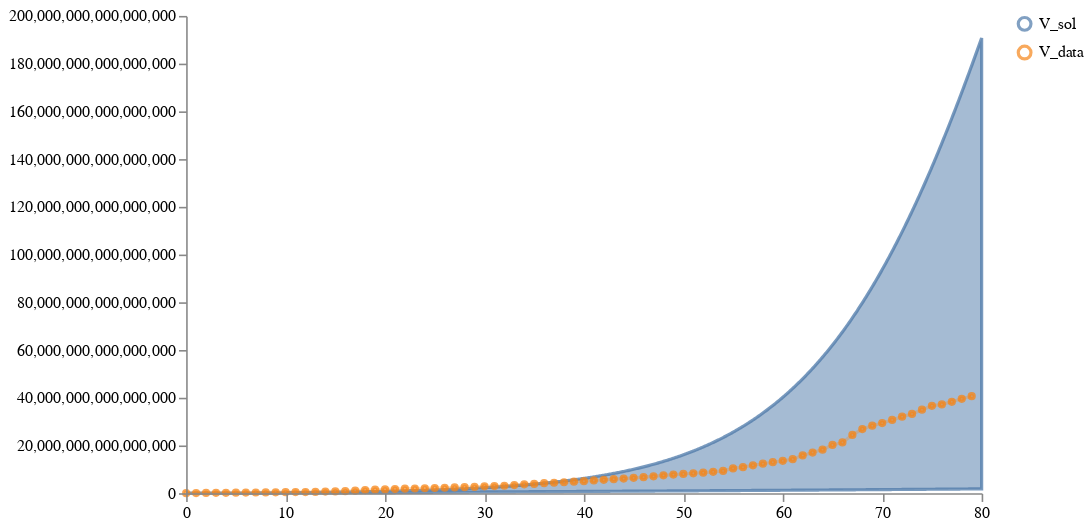

The cell this chart's notebook holds for it:
### Markdown cell above
### Plot prior viral load against measured viral load

### Code cell
num_samples = 10
start_time = 0
end_time = 80 #226 # between 10/02/2020 and 01/25/2021
num_timepoints = (end_time-start_time)*10 + 1

timepoints = list(get_tspan(start_time, end_time, num_timepoints).detach().numpy())

prior_samples = load_and_sample_petri_model(SEIV, num_samples, timepoints=timepoints, method="dopri5",
                                            visual_options={"title": "3_base", "subset":["I_sol", "E_sol", "V_sol"]}, 
                                            time_unit="days")
#display(prior_samples)

schema = plots.trajectories(pd.DataFrame(prior_samples["data"]), subset="V_sol",
                            points=ww_data_train.reset_index(drop=True).rename(columns={"V":"V_data"}))
schema = plots.pad(schema, 5)
plots.ipy_display(schema)

### Figure 1 — Vega specification as saved in the notebook (floating-point values rounded to 4 significant figures; data arrays with more than 128 entries replaced by an {"elided": "..."} marker saying what was removed)
{"$schema": "https://vega.github.io/schema/vega/v5.json", "axes": [{"name": "x_axis", "orient": "bottom", "scale": "xscale", "zindex": 100}, {"name": "y_axis", "orient": "left", "scale": "yscale", "zindex": 100}], "data": [{"name": "distributions", "values": {"elided": "801 records"}}, {"name": "traces", "transform": [{"expr": "isValid(datum.value)", "type": "filter"}], "values": []}, {"name": "points", "values": [{"sample_id": 0, "timepoint": 0, "trajectory": "V_data", "value": 34250000000000.0}, {"sample_id": 0, "timepoint": 1, "trajectory": "V_data", "value": 74830000000000.0}, {"sample_id": 0, "timepoint": 2, "trajectory": "V_data", "value": 110800000000000.0}, {"sample_id": 0, "timepoint": 3, "trajectory": "V_data", "value": 145500000000000.0}, {"sample_id": 0, "timepoint": 4, "trajectory": "V_data", "value": 178900000000000.0}, {"sample_id": 0, "timepoint": 5, "trajectory": "V_data", "value": 212605525246655}, {"sample_id": 0, "timepoint": 6, "trajectory": "V_data", "value": 251900000000000.0}, {"sample_id": 0, "timepoint": 7, "trajectory": "V_data", "value": 297300000000000.0}, {"sample_id": 0, "timepoint": 8, "trajectory": "V_data", "value": 342400000000000.0}, {"sample_id": 0, "timepoint": 9, "trajectory": "V_data", "value": 384100000000000.0}, {"sample_id": 0, "timepoint": 10, "trajectory": "V_data", "value": 424100000000000.0}, {"sample_id": 0, "timepoint": 11, "trajectory": "V_data", "value": 461900000000000.0}, {"sample_id": 0, "timepoint": 12, "trajectory": "V_data", "value": 498300000000000.0}, {"sample_id": 0, "timepoint": 13, "trajectory": "V_data", "value": 548200000000000.0}, {"sample_id": 0, "timepoint": 14, "trajectory": "V_data", "value": 675643977072622}, {"sample_id": 0, "timepoint": 15, "trajectory": "V_data", "value": 751600000000000.0}, {"sample_id": 0, "timepoint": 16, "trajectory": "V_data", "value": 829899121500651}, {"sample_id": 0, "timepoint": 17, "trajectory": "V_data", "value": 1046000000000000.0}, {"sample_id": 0, "timepoint": 18, "trajectory": "V_data", "value": 1295875135538839}, {"sample_id": 0, "timepoint": 19, "trajectory": "V_data", "value": 1461000000000000.0}, {"sample_id": 0, "timepoint": 20, "trajectory": "V_data", "value": 1592292378295384}, {"sample_id": 0, "timepoint": 21, "trajectory": "V_data", "value": 1741000000000000.0}, {"sample_id": 0, "timepoint": 22, "trajectory": "V_data", "value": 1882566054918674}, {"sample_id": 0, "timepoint": 23, "trajectory": "V_data", "value": 1972000000000000.0}, {"sample_id": 0, "timepoint": 24, "trajectory": "V_data", "value": 2071441710342036}, {"sample_id": 0, "timepoint": 25, "trajectory": "V_data", "value": 2190000000000000.0}, {"sample_id": 0, "timepoint": 26, "trajectory": "V_data", "value": 2284263053733268}, {"sample_id": 0, "timepoint": 27, "trajectory": "V_data", "value": 2401528070828421}, {"sample_id": 0, "timepoint": 28, "trajectory": "V_data", "value": 2539043189426808}, {"sample_id": 0, "timepoint": 29, "trajectory": "V_data", "value": 2623445134633728}, {"sample_id": 0, "timepoint": 30, "trajectory": "V_data", "value": 2868773959451638}, {"sample_id": 0, "timepoint": 31, "trajectory": "V_data", "value": 2991191174214979}, {"sample_id": 0, "timepoint": 32, "trajectory": "V_data", "value": 3129000000000000.0}, {"sample_id": 0, "timepoint": 33, "trajectory": "V_data", "value": 3403912214913465}, {"sample_id": 0, "timepoint": 34, "trajectory": "V_data", "value": 3718000000000000.0}, {"sample_id": 0, "timepoint": 35, "trajectory": "V_data", "value": 3894000000000000.0}, {"sample_id": 0, "timepoint": 36, "trajectory": "V_data", "value": 4190012056978476}, {"sample_id": 0, "timepoint": 37, "trajectory": "V_data", "value": 4379000000000000.0}, {"sample_id": 0, "timepoint": 38, "trajectory": "V_data", "value": 4584996690364133}, {"sample_id": 0, "timepoint": 39, "trajectory": "V_data", "value": 4842715961786298}, {"sample_id": 0, "timepoint": 40, "trajectory": "V_data", "value": 5057017833310725}, {"sample_id": 0, "timepoint": 41, "trajectory": "V_data", "value": 5334255093252734}, {"sample_id": 0, "timepoint": 42, "trajectory": "V_data", "value": 5613459509330455}, {"sample_id": 0, "timepoint": 43, "trajectory": "V_data", "value": 5900675119579128}, {"sample_id": 0, "timepoint": 44, "trajectory": "V_data", "value": 6137835221456338}, {"sample_id": 0, "timepoint": 45, "trajectory": "V_data", "value": 6455786439569586}, {"sample_id": 0, "timepoint": 46, "trajectory": "V_data", "value": 6737865202057693}, {"sample_id": 0, "timepoint": 47, "trajectory": "V_data", "value": 7082040828667748}, {"sample_id": 0, "timepoint": 48, "trajectory": "V_data", "value": 7473588619526592}, {"sample_id": 0, "timepoint": 49, "trajectory": "V_data", "value": 7802169943421971}, {"sample_id": 0, "timepoint": 50, "trajectory": "V_data", "value": 8064264769284555}, {"sample_id": 0, "timepoint": 51, "trajectory": "V_data", "value": 8350528001810362}, {"sample_id": 0, "timepoint": 52, "trajectory": "V_data", "value": 8620926151000598}, {"sample_id": 0, "timepoint": 53, "trajectory": "V_data", "value": 8967823176668702}, {"sample_id": 0, "timepoint": 54, "trajectory": "V_data", "value": 9347385175287846}, {"sample_id": 0, "timepoint": 55, "trajectory": "V_data", "value": 10400775744728212}, {"sample_id": 0, "timepoint": 56, "trajectory": "V_data", "value": 10924150605249734}, {"sample_id": 0, "timepoint": 57, "trajectory": "V_data", "value": 11705167142508414}, {"sample_id": 0, "timepoint": 58, "trajectory": "V_data", "value": 12359300512467032}, {"sample_id": 0, "timepoint": 59, "trajectory": "V_data", "value": 12986780639190464}, {"sample_id": 0, "timepoint": 60, "trajectory": "V_data", "value": 13550907207646232}, {"sample_id": 0, "timepoint": 61, "trajectory": "V_data", "value": 14248041314600788}, {"sample_id": 0, "timepoint": 62, "trajectory": "V_data", "value": 15848276614633882}, {"sample_id": 0, "timepoint": 63, "trajectory": "V_data", "value": 17038987764329418}, {"sample_id": 0, "timepoint": 64, "trajectory": "V_data", "value": 18260590802877810}, {"sample_id": 0, "timepoint": 65, "trajectory": "V_data", "value": 20209504393071680}, {"sample_id": 0, "timepoint": 66, "trajectory": "V_data", "value": 21264574070527824}, {"sample_id": 0, "timepoint": 67, "trajectory": "V_data", "value": 24405223143174390}, {"sample_id": 0, "timepoint": 68, "trajectory": "V_data", "value": 26892652544175644}, {"sample_id": 0, "timepoint": 69, "trajectory": "V_data", "value": 28282864516791200}, {"sample_id": 0, "timepoint": 70, "trajectory": "V_data", "value": 29394041033392708}, {"sample_id": 0, "timepoint": 71, "trajectory": "V_data", "value": 30685003617018490}, {"sample_id": 0, "timepoint": 72, "trajectory": "V_data", "value": 32085327926567616}, {"sample_id": 0, "timepoint": 73, "trajectory": "V_data", "value": 33217196172771584}, {"sample_id": 0, "timepoint": 74, "trajectory": "V_data", "value": 34991952115553804}, {"sample_id": 0, "timepoint": 75, "trajectory": "V_data", "value": 36597766934503620}, {"sample_id": 0, "timepoint": 76, "trajectory": "V_data", "value": 37222723829582630}, {"sample_id": 0, "timepoint": 77, "trajectory": "V_data", "value": 38307418298165540}, {"sample_id": 0, "timepoint": 78, "trajectory": "V_data", "value": 39548322728633350}, {"sample_id": 0, "timepoint": 79, "trajectory": "V_data", "value": 40640493939989390}]}, {"name": "markers", "values": []}, {"name": "selected", "on": [{"remove": true, "trigger": "clear"}, {"remove": true, "trigger": "!shift"}, {"insert": "clicked", "trigger": "!shift && clicked"}, {"toggle": "clicked", "trigger": "shift && clicked"}]}], "height": 300, "legends": [{"encode": {"labels": {"interactive": true, "name": "legendLabel", "update": {"opacity": [{"test": "!length(data('selected')) || indata('selected', 'value', datum.value)", "value": 1}, {"value": 0.25}]}}, "symbols": {"interactive": true, "name": "legendSymbol", "update": {"fill": {"value": "transparent"}, "opacity": [{"test": "!length(data('selected')) || indata('selected', 'value', datum.value)", "value": 0.7}, {"value": 0.15}], "size": {"value": 64}, "strokeWidth": {"value": 2}}}}, "name": "color_legend", "stroke": "color"}], "marks": [{"from": {"facet": {"data": "points", "groupby": "trajectory", "name": "points_split"}}, "marks": [{"encode": {"hover": {"fillOpacity": {"value": 0.9}}, "update": {"fill": {"field": "trajectory", "scale": "color"}, "fillOpacity": [{"test": "!length(data('selected')) || indata('selected', 'value', datum.trajectory)", "value": 0.5}, {"value": 0.15}], "size": {"value": 10}, "stroke": {"field": "trajectory", "scale": "color"}, "strokeOpacity": [{"test": "!length(data('selected')) || indata('selected', 'value', datum.trajectory)", "value": 0.75}, {"value": 0.15}], "strokeWidth": {"value": 2}, "tooltip": {"field": "value"}, "x": {"field": "timepoint", "scale": "xscale"}, "y": {"field": "value", "scale": "yscale"}}}, "from": {"data": "points"}, "name": "_points_symbol", "type": "symbol", "zindex": 3}, {"encode": {"hover": {"fillOpacity": {"value": 0.9}}, "update": {"interpolate": {"value": "linear"}, "stroke": {"field": "trajectory", "scale": "color"}, "strokeOpacity": [{"test": "!length(data('selected')) || indata('selected', 'value', datum.trajectory)", "value": 0.3}, {"value": 0.1}], "strokeWidth": {"value": 2}, "x": {"field": "timepoint", "scale": "xscale"}, "y": {"field": "value", "scale": "yscale"}}}, "from": {"data": "points"}, "name": "_points_line", "type": "line", "zindex": 3}], "name": "_points", "type": "group", "zindex": 3}, {"from": {"facet": {"data": "traces", "groupby": "trajectory", "name": "traces_split"}}, "marks": [{"encode": {"hover": {"fillOpacity": {"value": 0.9}}, "update": {"interpolate": {"value": "linear"}, "stroke": {"field": "trajectory", "scale": "color"}, "strokeOpacity": [{"test": "!length(data('selected')) || indata('selected', 'value', datum.trajectory)", "value": 0.75}, {"value": 0.15}], "strokeWidth": {"value": 2}, "x": {"field": "timepoint", "scale": "xscale"}, "y": {"field": "value", "scale": "yscale"}}}, "from": {"data": "traces_split"}, "name": "_traces_lines", "type": "line"}], "name": "_traces", "type": "group", "zindex": 2}, {"from": {"facet": {"data": "distributions", "groupby": "trajectory", "name": "trajectory_split"}}, "marks": [{"encode": {"hover": {"fillOpacity": {"value": 0.9}}, "update": {"fill": {"field": "trajectory", "scale": "color"}, "fillOpacity": [{"test": "!length(data('selected')) || indata('selected', 'value', datum.trajectory)", "value": 0.5}, {"value": 0.15}], "interpolate": {"value": "linear"}, "stroke": {"field": "trajectory", "scale": "color"}, "strokeOpacity": [{"test": "!length(data('selected')) || indata('selected', 'value', datum.trajectory)", "value": 0.75}, {"value": 0.15}], "strokeWidth": {"value": 2}, "x": {"field": "timepoint", "scale": "xscale"}, "y": {"field": "upper", "scale": "yscale"}, "y2": {"field": "lower", "scale": "yscale"}}}, "from": {"data": "trajectory_split"}, "type": "area"}], "name": "_distributions", "type": "group", "zindex": 1}, {"marks": [{"encode": {"enter": {"stroke": {"value": "lightgray"}}, "update": {"opacity": {"value": 1}, "x": {"field": "timepoint", "scale": "xscale"}, "y": {"signal": "height"}, "y2": {"value": 0}}}, "from": {"data": "markers"}, "name": "_marker text", "type": "rule"}, {"encode": {"enter": {"fontSize": {"value": 8}, "text": {"field": "datum.label"}, "y": {"value": 0}}}, "from": {"data": "_marker text"}, "name": "_marker flags", "transform": [{"as": ["x", "_y", "opacity", "align", "baseline"], "lineAnchor": "start", "offset": [1], "size": {"signal": "[width, height]"}, "type": "label"}], "type": "text"}], "name": "_markers", "type": "group"}], "padding": 5, "scales": [{"domain": {"fields": [{"data": "distributions", "field": "timepoint"}, {"data": "traces", "field": "timepoint"}, {"data": "points", "field": "timepoint"}, {"data": "markers", "field": "timepoint"}]}, "name": "xscale", "range": "width", "type": "linear", "zero": false}, {"domain": {"fields": [{"data": "distributions", "field": "lower"}, {"data": "distributions", "field": "upper"}, {"data": "traces", "field": "value"}, {"data": "points", "field": "value"}]}, "name": "yscale", "nice": true, "range": "height", "type": "linear", "zero": true}, {"domain": {"fields": [{"data": "distributions", "field": "trajectory"}, {"data": "traces", "field": "trajectory"}, {"data": "points", "field": "trajectory"}]}, "name": "color", "range": "category", "type": "ordinal"}], "signals": [{"name": "clear", "on": [{"events": "mouseup[!event.item]", "force": true, "update": "true"}], "value": true}, {"name": "shift", "on": [{"events": "@legendSymbol:click, @legendLabel:click", "force": true, "update": "event.shiftKey"}], "value": false}, {"name": "clicked", "on": [{"events": "@legendSymbol:click, @legendLabel:click", "force": true, "update": "{value: datum.value}"}], "value": null}], "width": 500}
